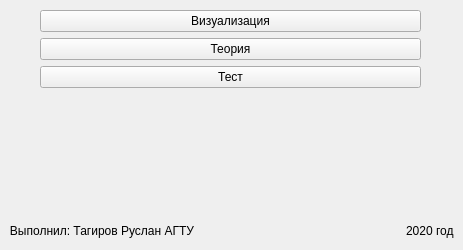
<?xml version="1.0" encoding="UTF-8"?>
<ui version="4.0">
 <class>main_menue</class>
 <widget class="QWidget" name="main_menue">
  <property name="windowModality">
   <enum>Qt::NonModal</enum>
  </property>
  <property name="geometry">
   <rect>
    <x>0</x>
    <y>0</y>
    <width>463</width>
    <height>250</height>
   </rect>
  </property>
  <property name="sizePolicy">
   <sizepolicy hsizetype="Preferred" vsizetype="Preferred">
    <horstretch>0</horstretch>
    <verstretch>0</verstretch>
   </sizepolicy>
  </property>
  <property name="windowTitle">
   <string>Меню</string>
  </property>
  <widget class="QWidget" name="gridLayoutWidget">
   <property name="geometry">
    <rect>
     <x>0</x>
     <y>10</y>
     <width>461</width>
     <height>131</height>
    </rect>
   </property>
   <layout class="QGridLayout" name="gridLayout">
    <property name="sizeConstraint">
     <enum>QLayout::SetMaximumSize</enum>
    </property>
    <item row="0" column="0">
     <spacer name="horizontalSpacer_2">
      <property name="orientation">
       <enum>Qt::Horizontal</enum>
      </property>
      <property name="sizeType">
       <enum>QSizePolicy::Preferred</enum>
      </property>
      <property name="sizeHint" stdset="0">
       <size>
        <width>40</width>
        <height>20</height>
       </size>
      </property>
     </spacer>
    </item>
    <item row="0" column="1">
     <layout class="QVBoxLayout" name="verticalLayout">
      <property name="sizeConstraint">
       <enum>QLayout::SetMinAndMaxSize</enum>
      </property>
      <item>
       <widget class="QPushButton" name="b_vis_start">
        <property name="text">
         <string>Визуализация</string>
        </property>
       </widget>
      </item>
      <item>
       <widget class="QPushButton" name="b_theory_start">
        <property name="text">
         <string>Теория</string>
        </property>
       </widget>
      </item>
      <item>
       <widget class="QPushButton" name="b_test_start">
        <property name="text">
         <string>Тест</string>
        </property>
       </widget>
      </item>
     </layout>
    </item>
    <item row="0" column="2">
     <spacer name="horizontalSpacer_3">
      <property name="orientation">
       <enum>Qt::Horizontal</enum>
      </property>
      <property name="sizeType">
       <enum>QSizePolicy::Preferred</enum>
      </property>
      <property name="sizeHint" stdset="0">
       <size>
        <width>40</width>
        <height>20</height>
       </size>
      </property>
     </spacer>
    </item>
   </layout>
  </widget>
  <widget class="QWidget" name="horizontalLayoutWidget">
   <property name="geometry">
    <rect>
     <x>0</x>
     <y>220</y>
     <width>461</width>
     <height>22</height>
    </rect>
   </property>
   <layout class="QHBoxLayout" name="horizontalLayout">
    <item>
     <widget class="QLabel" name="l_developer_name">
      <property name="text">
       <string>   Выполнил: Тагиров Руслан АГТУ</string>
      </property>
     </widget>
    </item>
    <item>
     <spacer name="horizontalSpacer">
      <property name="orientation">
       <enum>Qt::Horizontal</enum>
      </property>
      <property name="sizeHint" stdset="0">
       <size>
        <width>40</width>
        <height>20</height>
       </size>
      </property>
     </spacer>
    </item>
    <item>
     <widget class="QLabel" name="l_creation_date">
      <property name="text">
       <string>2020 год  </string>
      </property>
     </widget>
    </item>
   </layout>
  </widget>
 </widget>
 <resources/>
 <connections/>
</ui>
